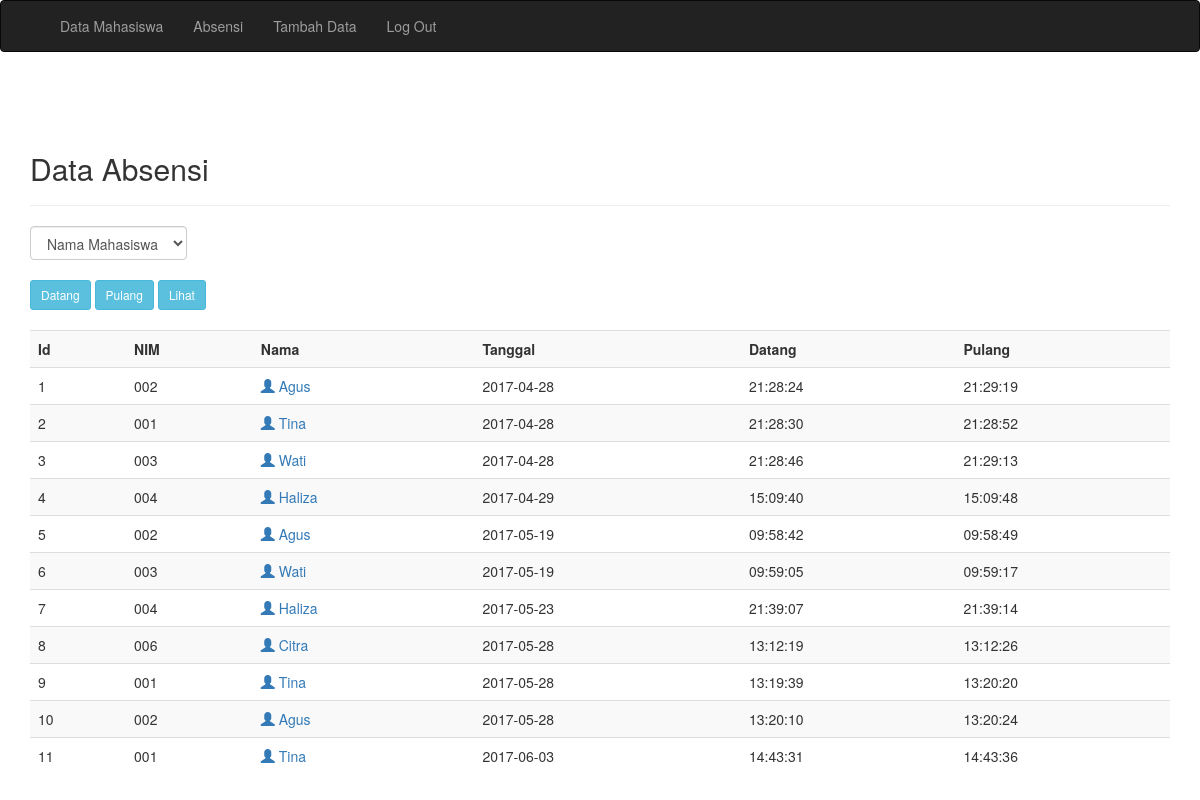
Screenshot of /Admin/index.php with the database file from the repository.
### tables this page shows
CREATE TABLE IF NOT EXISTS `absen` (
  `Id` int(11) NOT NULL AUTO_INCREMENT,
  `Nim` varchar(10) DEFAULT NULL,
  `Tanggal` date DEFAULT NULL,
  `Datang` time DEFAULT NULL,
  `Pulang` time DEFAULT NULL,
  PRIMARY KEY (`Id`),
  KEY `Nim` (`Nim`)
);

CREATE TABLE IF NOT EXISTS `mahasiswa` (
  `Nim` varchar(10) NOT NULL DEFAULT '',
  `Nama` varchar(255) DEFAULT NULL,
  `Password` varchar(255) DEFAULT NULL,
  `Gender` enum('Laki-Laki','Perempuan') DEFAULT NULL,
  `Nohp` varchar(15) DEFAULT NULL,
  `Email` varchar(255) DEFAULT NULL,
  PRIMARY KEY (`Nim`)
);

### Admin/index.php (the view, shortened to what this page needs)
<?php
include("koneksi.php");
?>
<!DOCTYPE html>
<html lang="en">
<head>
	<link href="css/bootstrap.min.css" rel="stylesheet">
</head>
<body>
	<nav class="navbar navbar-inverse">
		<div class="container">
			<div id="navbar" class="navbar-collapse collapse">
				<ul class="nav navbar-nav">
					<li><a href="index1.php">Data Mahasiswa</a></li>
					<li><a href="index.php">Absensi</a></li>
					<li><a href="add.php">Tambah Data</a></li>
					<li><a href="../logout.php">Log Out</a></li>
				</ul>
			</div>
		</div>
	</nav>
	<div class="container">
		<div class="content">
			<h2>Data Absensi</h2>
			<hr />
			<?php
			$sql = "select * from mahasiswa";
			?>
			<form class="form-inline" method="post">
				<div class="form-group">
					<select name="filter" class="form-control">
						<option value="0">Nama Mahasiswa</option>
					</select>
				</div>
			<br />
			<br />
					<input type="submit" name="datang" class="btn btn-sm btn-info" value="Datang">
					<input type="submit" name="pulang" class="btn btn-sm btn-info" value="Pulang">
					<input type="submit" name="lihat" class="btn btn-sm btn-info" value="Lihat">
			</form>
			<br />
			<div class="table-responsive">
			<table class="table table-striped table-hover">
				<tr>
					<th>Id</th>
					<th>NIM</th>
					<th>Nama</th>
					<th>Tanggal</th>
                    <th>Datang</th>
                    <th>Pulang</th>
				</tr>
				<?php
				if(isset($_POST['lihat'])){
						$Nim = $_POST['filter'];
						$sql = mysqli_query($koneksi, "SELECT * FROM absen,mahasiswa WHERE mahasiswa.Nim = absen.Nim and absen.Nim = '$Nim' ORDER BY Id ASC");
					}else{
						$sql = mysqli_query($koneksi, "select * from absen,mahasiswa where mahasiswa.Nim = absen.Nim ORDER BY Id ASC");
					}
					if(mysqli_num_rows($sql) == 0){
					echo '<tr><td colspan="8">Data Tidak Ada.</td></tr>';
					}else{
					$no = 1;
					while($row = mysqli_fetch_assoc($sql)){
						echo '
						<tr>
							<td>'.$no.'</td>
							<td>'.$row['Nim'].'</td>
							<td><a href="profile.php?Nim='.$row['Nim'].'"><span class="glyphicon glyphicon-user" aria-hidden="true"></span> '.$row['Nama'].'</a></td>
							<td>'.$row['Tanggal'].'</td>
                            <td>'.$row['Datang'].'</td>';
							if($row["Pulang"]!="00:00:00")
							{
								echo '<td>'.$row['Pulang'].'</td> ';
							}
							else
							{
								echo '<td></td>';
							}
						$no++;
					}
					}
					?>
			</table>
			</div>
		</div>
	</div>
</body>
</html>

### Admin/index.php (style rules this page uses)
.content { margin-top: 80px; }

### rows the page displays
absen: Nim.Nim "002", Nim.Nama "Agus", Tanggal "2017-04-28", Datang "21:28:24", Pulang "21:29:19"
absen: Nim.Nim "001", Nim.Nama "Tina", Tanggal "2017-04-28", Datang "21:28:30", Pulang "21:28:52"
absen: Nim.Nim "003", Nim.Nama "Wati", Tanggal "2017-04-28", Datang "21:28:46", Pulang "21:29:13"
absen: Nim.Nim "004", Nim.Nama "Haliza", Tanggal "2017-04-29", Datang "15:09:40", Pulang "15:09:48"
absen: Nim.Nim "002", Nim.Nama "Agus", Tanggal "2017-05-19", Datang "09:58:42", Pulang "09:58:49"
absen: Nim.Nim "003", Nim.Nama "Wati", Tanggal "2017-05-19", Datang "09:59:05", Pulang "09:59:17"
absen: Nim.Nim "004", Nim.Nama "Haliza", Tanggal "2017-05-23", Datang "21:39:07", Pulang "21:39:14"
absen: Nim.Nim "006", Nim.Nama "Citra", Tanggal "2017-05-28", Datang "13:12:19", Pulang "13:12:26"
absen: Nim.Nim "001", Nim.Nama "Tina", Tanggal "2017-05-28", Datang "13:19:39", Pulang "13:20:20"
absen: Nim.Nim "002", Nim.Nama "Agus", Tanggal "2017-05-28", Datang "13:20:10", Pulang "13:20:24"
absen: Nim.Nim "001", Nim.Nama "Tina", Tanggal "2017-06-03", Datang "14:43:31", Pulang "14:43:36"
